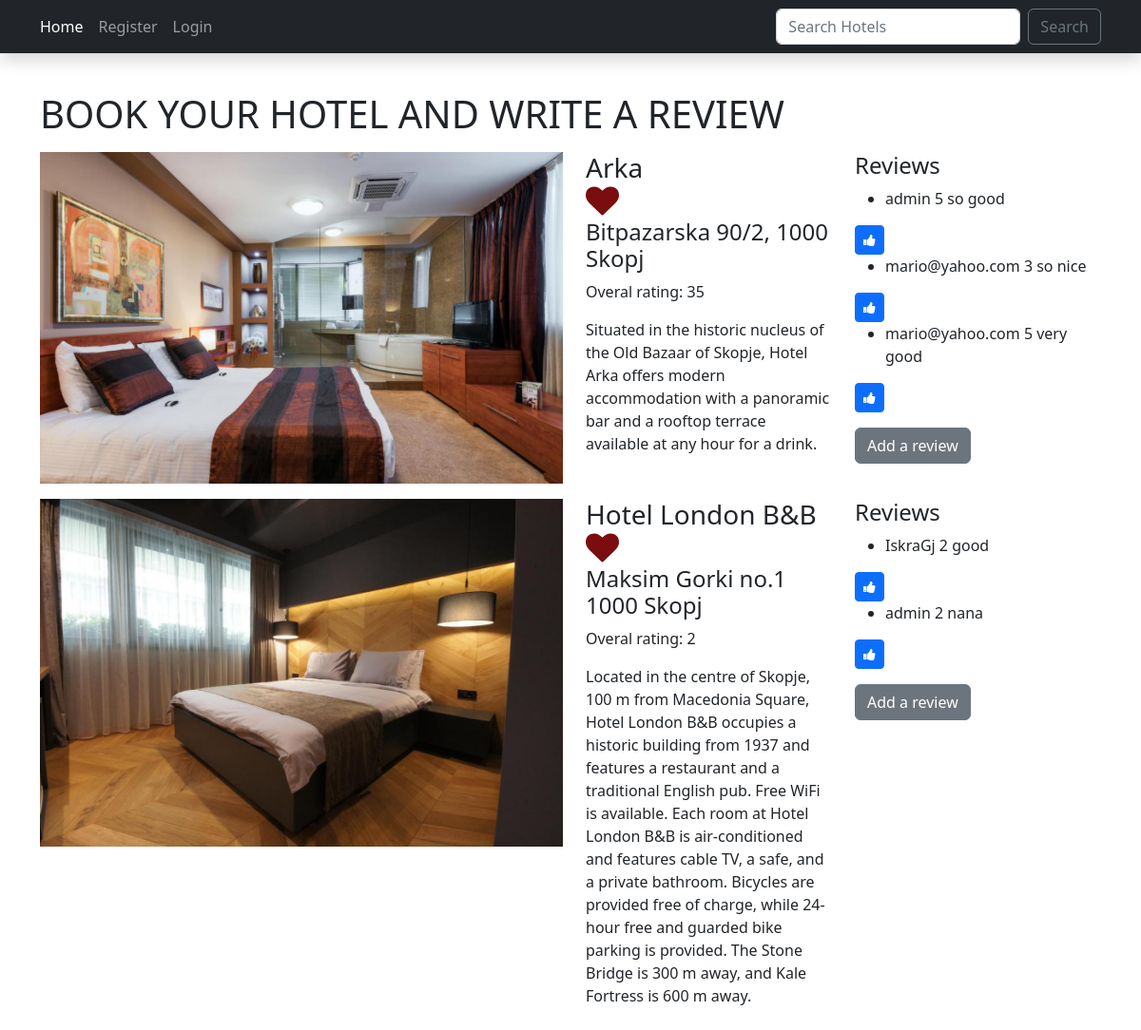
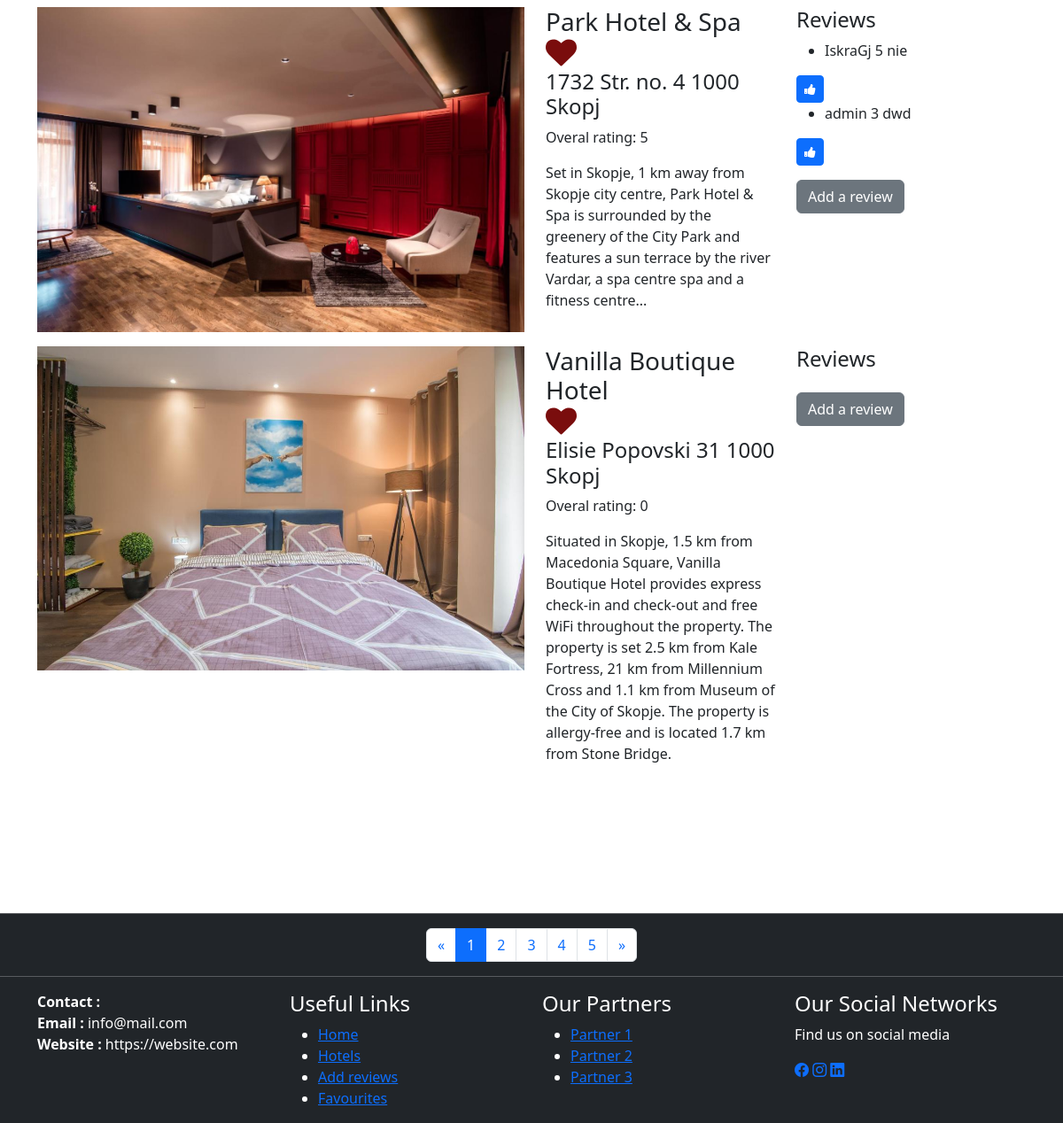
Screenshot of /hotels/ with the database file from the repository (2 pictures, top to bottom).
### HotelApplication/models.py (models this page shows, shortened)
class Hotel(models.Model):
    hotel_name = models.CharField(max_length=100)
    hotel_address = models.CharField(max_length=50)
    images = models.ImageField(upload_to='images', null=True, blank=True, default='../data/hotel.jpeg')
    desc = models.TextField(null=True, blank=True)
    hotel_geolocation = models.CharField(max_length=10)
    overall_rating = models.CharField(max_length=10, null=True, blank=True)
    fav = models.ManyToManyField(User, related_name='fav', blank=True)
    class Meta:
        ordering = ('hotel_name',)

class Review(models.Model):
    RATING_CHOICES = (
        (1, '1'),
        (2, '2'),
        (3, '3'),
        (4, '4'),
        (5, '5'),
    )
    user = models.ForeignKey(User, on_delete=models.CASCADE, related_name='author_review')
    hotel_rating =models.IntegerField(choices=RATING_CHOICES)
    desc_review = models.TextField(null=True, blank=True)
    hotels = models.ForeignKey(Hotel, on_delete=models.CASCADE, related_name='hotel_review')
    likes = models.ManyToManyField(User, related_name='review_likes')

### HotelApplication/views.py (the view)
# urls.py: path('hotels/', hotel_list, name='hotel_list'),
def hotel_list(request):
    if request.method == "POST":
        form_data = ReviewForm(request.POST)
        if form_data.is_valid():
            hotels = form_data.save(commit=False) #da vrati objakt koj seushte se nema zacuvano vo bazata
            hotels.user = request.user
            hotels = form_data.save()
    is_favourite = True
    queyset = Hotel.objects.all().order_by('hotel_name')
    context = {'hotel_list': queyset, "form": ReviewForm , 'is_favourite':is_favourite}
    return render(request, 'hotel_list.html', context=context)

### templates/hotel_list.html (shortened to what this page needs)
{% extends 'home.html' %}
{% block content %}
    <div class="container">
        <h1 class="mb-3">BOOK YOUR HOTEL AND WRITE A REVIEW </h1>
        {% for hotels in hotel_list %}
            <div class="row mb-3">
                <div class="col">
                    <img class="" src="{{ MEDIA_URL }}{{ hotels.images.url }}" alt="image hotel" style="width: 550px">
                </div>
                <div class="col">
                    <div class="card-body">
                        <h3 class="card-title">{{ hotels.hotel_name }}</h3>
                        <div id="favourite-section">
                            {% if is_favourite %}
                                <a href="{% url 'favourite_hotels' %}" data-toggle="tooltip" data-placement="top"
                                   title="Add to favourite">
                                    <i class="fa fa-heart" style="font-size:35px; color: #7a0d0d"></i>
                                </a>
                            {% else %}
                                <a href="{% url 'favourite_hotels' %}">
                                    <i class="fa fa-heart-o" style="font-size:35px; color: #7a0d0d"></i>
                                </a>
                            {% endif %}
                        </div>
                        <h4>{{ hotels.hotel_address }} {{ hotels.hotel_geolocation }}
                        </h4>
                        <p>Overal rating: {{ hotels.overall_rating }}</p>
                        <p class="card-subtitle mb-3">{{ hotels.desc }}</p>
                    </div>
                </div>
                <div class="col">
                    <h4>Reviews</h4>
                    {% for hotel in hotels.hotel_review.all %}
                        <ul>
                            <li>{{ hotel.user }} {{ hotel.hotel_rating }} {{ hotel.desc_review }}</li>
                        </ul>
                        <form action="{% url 'like_review' hotels.pk %}" method="POST">
                            <button type="submit" , name="hotel_review_id" , value="{{ hotels.hotel.id }}" ,
                                    class="btn btn-primary btn-sm"><i class="fa fa-thumbs-up"></i></button>
                        </form>
                    {% endfor %}
                    <a href="{% url 'add_review' %}">
                        <button type="button" class="btn btn-secondary mt-3">Add a review</button>
                    </a>
                </div>
            </div>
        {% endfor %}
    </div>
{% endblock %}

### templates/home.html (shortened to what this page needs)
<!DOCTYPE html>
<html>
<head>
    <link href="https://cdn.jsdelivr.net/npm/bootstrap@5.2.0/dist/css/bootstrap.min.css" rel="stylesheet"
>
    <link rel="stylesheet" href="https://cdnjs.cloudflare.com/ajax/libs/font-awesome/4.7.0/css/font-awesome.min.css">
    <link rel="stylesheet" href="https://cdn.jsdelivr.net/npm/bootstrap-icons@1.5.0/font/bootstrap-icons.css"/>
</head>
<body>
{% include 'nav.html' %}
<br><br><br><br>
{% block content %}{% endblock %}
<br><br><br><br><br>
{% include 'footer.html' %}
</body>
</html>

### templates/nav.html (shortened to what this page needs)
<nav class="navbar navbar-expand navbar-dark bg-dark shadow fixed-top text-white">
    <div class="container">
        <a class="nav-item nav-link" href="{% url 'home' %}">Home</a>
        <div class="collapse navbar-collapse mx-2" id="navbarNavAltMarkup">
            <div class="navbar-nav mr-auto">
                <ul class="navbar-nav ">
                    {% if user.is_authenticated %}
                        <li class="nav-item"><a class="nav-item nav-link" href="{% url 'hotel_list' %}">Hotels</a></li>
                        <li class="nav-item"><a class="nav-item nav-link" href="{% url 'add_review' %}">Add Review</a>
                        </li>
                        <li class="nav-item"><a class="nav-item nav-link" href="{% url 'favourite_hotels' %}">Favourites</a></li>
                        <li class="nav-item"><a class="nav-item nav-link" href="{% url 'logout' %}"
                                                class="btn btn-primary">Logout</a></li>
                    {% else %}
                        <li class="nav-item"><a class="nav-item nav-link" href="{% url 'register_user' %}">Register</a>
                        </li>
                        <li class="nav-item"><a class="nav-item nav-link" href="{% url 'login' %}">Login</a></li>
                    {% endif %}
                </ul>
            </div>
        </div>
        <form class="d-flex" method="POST" action="{% url 'search_hotels' %}">
            <input class="form-control mx-2" type="search" placeholder="Search Hotels" aria-label="Search"
                   name="searched">
            <button class="btn btn-outline-secondary" type="submit">Search</button>
        </form>
    </div>
</nav>

### templates/footer.html (shortened to what this page needs)
<!DOCTYPE html>
<html lang="en">
<head>
    <link href="https://cdn.jsdelivr.net/npm/bootstrap@5.2.0/dist/css/bootstrap.min.css" rel="stylesheet"
>
    <link rel="stylesheet" href="https://cdnjs.cloudflare.com/ajax/libs/font-awesome/4.7.0/css/font-awesome.min.css">
    <link rel="stylesheet" href="https://cdn.jsdelivr.net/npm/bootstrap-icons@1.5.0/font/bootstrap-icons.css"/>
</head>
<body>
    <footer class="bg-dark text-white">
    <hr class="mx-auto mt-3">
    <ul class="pagination justify-content-center">
        <li class="page-item"><a class="page-link" href="#"><span aria-hidden="true">&laquo;</span></a></li>
        <li class="page-item active"><a class="page-link" href="#">1</a></li>
        <li class="page-item"><a class="page-link" href="#">2</a></li>
        <li class="page-item"><a class="page-link" href="#">3</a></li>
        <li class="page-item"><a class="page-link" href="#">4</a></li>
        <li class="page-item"><a class="page-link" href="#">5</a></li>
        <li class="page-item"><a class="page-link" href="#"><span aria-hidden="true">&raquo;</span></a></li>
    </ul>
    <hr class="mx-auto mt-3">
        <div class="footer-top">
            <div class="container">
                <div class="row">
                    <div class="col-lg-3 col-md-6 footer-contact">
                        <p>
                            <strong>Contact : </strong><br>
                            <strong>Email : </strong>info@mail.com<br>
                            <strong>Website : </strong>https://website.com<br>
                        </p>
                    </div>
                    <div class="col-lg-3 col-md-6 footer-links">
                        <h4>Useful Links</h4>
                        <ul>
                            <li> <a href="{% url 'home' %}">Home</a></li>
                            <li> <a href="{% url 'hotel_list' %}">Hotels</a></li>
                            <li> <a href="{% url 'add_review' %}">Add reviews</a>
                            </li>
                            <li> <a
                                    href="{% url 'favourite_hotels' %}">Favourites</a></li>
                        </ul>
                    </div>
                    <div class="col-lg-3 col-md-6 footer-links">
                        <h4>Our Partners</h4>
                        <ul>
                            <li> <a href="#">Partner 1</a></li>
                            <li> <a href="#">Partner 2</a></li>
                            <li> <a href="#">Partner 3</a></li>
                        </ul>
                    </div>
                    <div class="col-lg-3 col-md-6 footer-links">
                        <h4>Our Social Networks</h4>
                        <p>Find us on social media</p>
                        <div class="social-links mt-3">
                            <a href="#" class="facebook"><i class="bi bi-facebook"></i></a>
                            <a href="#" class="instagram"><i class="bi bi-instagram"></i></a>
                            <a href="#" class="linkedin"><i class="bi bi-linkedin"></i></a>
                        </div>
                    </div>
                </div>
            </div>
        </div>
    </footer>
</body>
</html>

### rows the page displays
Hotel: images (picture), hotel_name "Arka", hotel_address "Bitpazarska 90/2,", hotel_geolocation "1000 Skopj", overall_rating "35", desc "Situated in the historic nucleus of the Old Bazaar of Skopje, Hotel Arka offers modern accommodation with a panoramic bar and a rooftop terrace available at any hour for a drink."
Review: user "admin", hotel_rating "5", desc_review "so good"
Review: user "mario@yahoo.com", hotel_rating "3", desc_review "so nice"
Review: user "mario@yahoo.com", hotel_rating "5", desc_review "very good"
Hotel: images (picture), hotel_name "Hotel London B&B", hotel_address "Maksim Gorki no.1", hotel_geolocation "1000 Skopj", overall_rating "2", desc "Located in the centre of Skopje, 100 m from Macedonia Square, Hotel London B&B occupies a historic building from 1937 and features a restaurant and a traditional English pub. Free WiFi is available. Each room at Hotel London B&B is air-conditioned and features cable TV, a safe, and a private bathroom. Bicycles are provided free of charge, while 24-hour free and guarded bike parking is provided. The Stone Bridge is 300 m away, and Kale Fortress is 600 m away."
Review: user "IskraGj", hotel_rating "2", desc_review "good"
Review: user "admin", hotel_rating "2", desc_review "nana"
Hotel: images (picture), hotel_name "Park Hotel & Spa", hotel_address "1732 Str. no. 4", hotel_geolocation "1000 Skopj", overall_rating "5", desc "Set in Skopje, 1 km away from Skopje city centre, Park Hotel & Spa is surrounded by the greenery of the City Park and features a sun terrace by the river Vardar, a spa centre spa and a fitness centre..."
Review: user "IskraGj", hotel_rating "5", desc_review "nie"
Review: user "admin", hotel_rating "3", desc_review "dwd"
Hotel: images (picture), hotel_name "Vanilla Boutique Hotel", hotel_address "Elisie Popovski 31", hotel_geolocation "1000 Skopj", overall_rating "0", desc "Situated in Skopje, 1.5 km from Macedonia Square, Vanilla Boutique Hotel provides express check-in and check-out and free WiFi throughout the property. The property is set 2.5 km from Kale Fortress, 21 km from Millennium Cross and 1.1 km from Museum of the City of Skopje. The property is allergy-free and is located 1.7 km from Stone Bridge."
